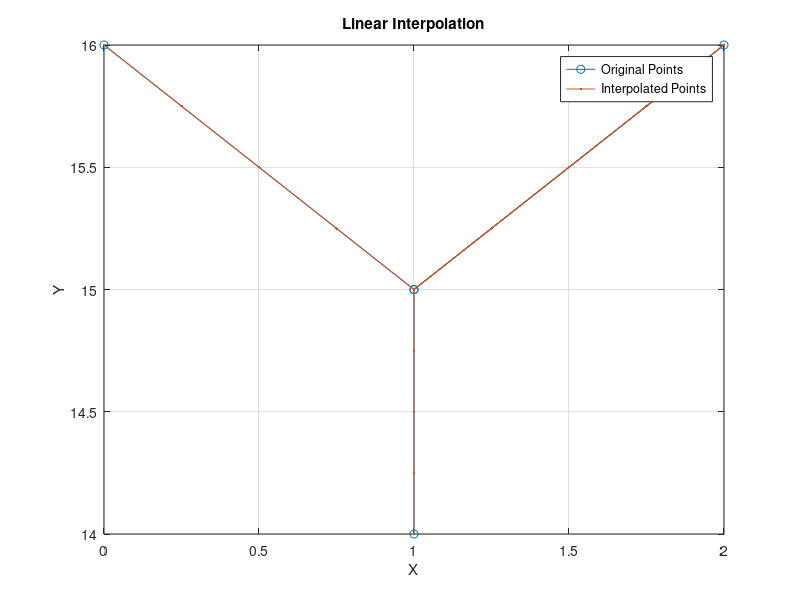

MATLAB code for this plot: (Note: this script raises an error after producing the figure.)
% Given points
Y = [16, 15, 16, 15, 14];
X = [0, 1, 2, 1, 1];

% Number of interpolation points (cha
% nge as needed)
nPoints = 5;

% Interpolate between first two points
xi1 = linspace(X(1), X(2), nPoints);
yi1 = linspace(Y(1), Y(2), nPoints);

% Interpolate between second and third points
xi2 = linspace(X(2), X(3), nPoints);
yi2 = linspace(Y(2), Y(3), nPoints);

% Interpolate between third and fourth points
xi3 = linspace(X(3), X(4), nPoints);
yi3 = linspace(Y(3), Y(4), nPoints);

% Interpolate between third and fourth points
xi4 = linspace(X(4), X(5), nPoints);
yi4 = linspace(Y(4), Y(5), nPoints);


% Combine interpolated points
Xi = [xi1, xi2, xi3, xi4];
Yi = [yi1, yi2, yi3, yi4];

% Plot the original and interpolated points
figure;
plot(X, Y, 'o-', Xi, Yi, '.-');
legend('Original Points', 'Interpolated Points');
xlabel('X');
ylabel('Y');
grid on;
title('Linear Interpolation');



l1=9;
l2=8;

th1 =[];
th2 =[];

for i=1:length(Xi)
    x = Xi(i);
    y = Yi(i);
    theta2 = acos((x*x +y*y -l1*l1 -l2*l2)/(2*l1*l2));
    theta1 = atan2(y,x) -atan2(l2*sin(theta2),l1 +l2*cos(theta2));
    th1 =[th1,theta1*(180/pi)];
    th2 =[th2,theta2*(180/pi)];

end
animate_2r_manipulator(th1, th2, l1, l2);

function animate_2r_manipulator(theta1_values, theta2_values, length1, length2)
    % Convert angles to radians
    theta1_values = deg2rad(theta1_values);
    theta2_values = deg2rad(theta2_values);

    % Initialize figure
    figure;
    h1 = plot([0, length1 * cos(theta1_values(1))], [0, length1 * sin(theta1_values(1))], 'o-','LineWidth',2);
    hold on;
    h2 = plot([length1 * cos(theta1_values(1)), length1 * cos(theta1_values(1)) + length2 * cos(theta1_values(1) + theta2_values(1))], ...
         [length1 * sin(theta1_values(1)), length1 * sin(theta1_values(1)) + length2 * sin(theta1_values(1) + theta2_values(1))], 'o-','LineWidth',2);
    effector_point = plot(length1 * cos(theta1_values(1)) + length2 * cos(theta1_values(1) + theta2_values(1)), ...
         length1 * sin(theta1_values(1)) + length2 * sin(theta1_values(1) + theta2_values(1)), 'ro','MarkerSize',8);
    
    % Initialize a new plot for storing permanent points
    permanent_points = plot(NaN, NaN, 'go', 'MarkerSize', 8);

    % Set axis limits
    axis equal;
    xlim([-max(length1, length2) max(length1, length2)]);
    ylim([-max(length1, length2) max(length1, length2)]);

    % Set labels
    title('2R Manipulator Animation');
    xlabel('X-axis');
    ylabel('Y-axis');

    % Animation loop
    for i = 1:length(theta1_values)
        t1 = theta1_values(i);
        t2 = theta2_values(i);
        
        x = length1 * cos(t1);
        y = length1 * sin(t1);
        
        % Update plot
        set(h1, 'XData', [0, x]);
        set(h1, 'YData', [0, y]);
        set(h2, 'XData', [x, x + length2 * cos(t1 + t2)]);
        set(h2, 'YData', [y, y + length2 * sin(t1 + t2)]);
        set(effector_point, 'XData', x + length2 * cos(t1 + t2));
        set(effector_point, 'YData', y + length2 * sin(t1 + t2));

        % Update permanent points plot
        current_permanent_points = get(permanent_points, {'XData', 'YData'});
        new_x = [current_permanent_points{1}, x + length2 * cos(t1 + t2)];
        new_y = [current_permanent_points{2}, y + length2 * sin(t1 + t2)];
        set(permanent_points, 'XData', new_x, 'YData', new_y);

        xlim([-15,15]);
        ylim([0,20]);
        drawnow;
        pause(0.1);
    end

end





